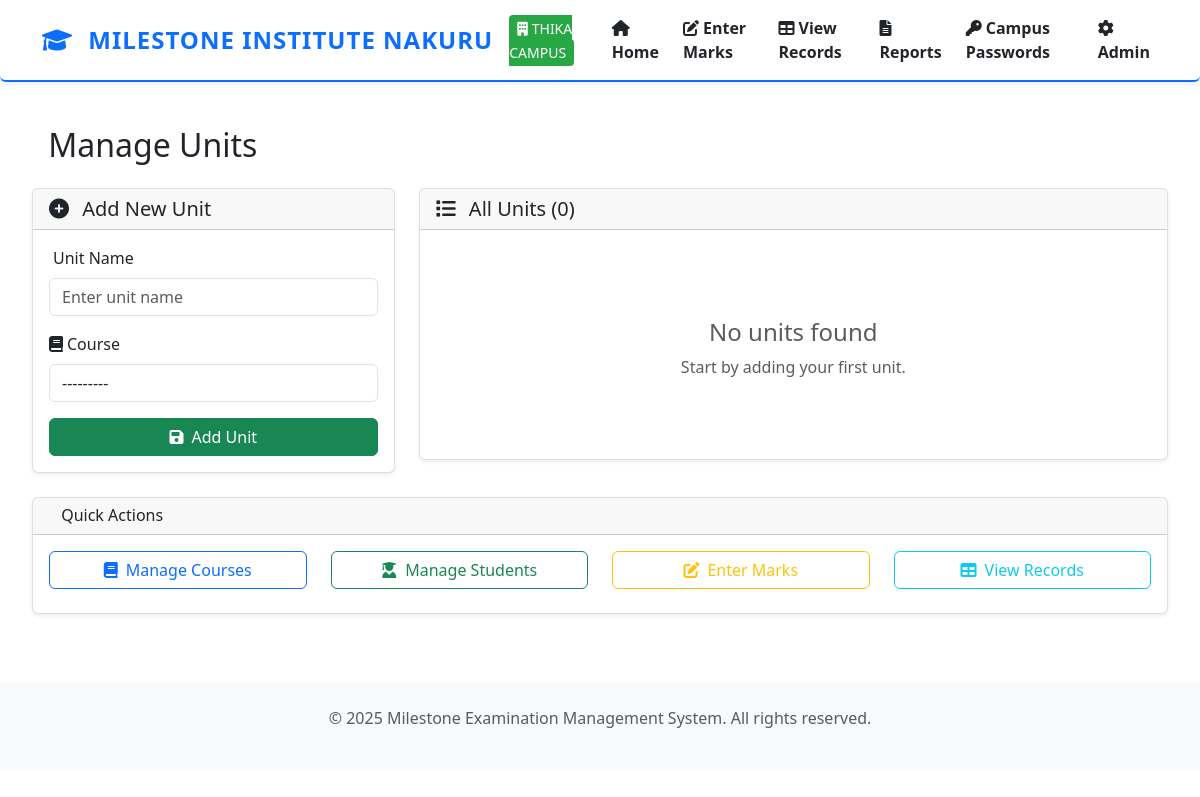
Before: /manage-units/ (signed in) with the older database file.
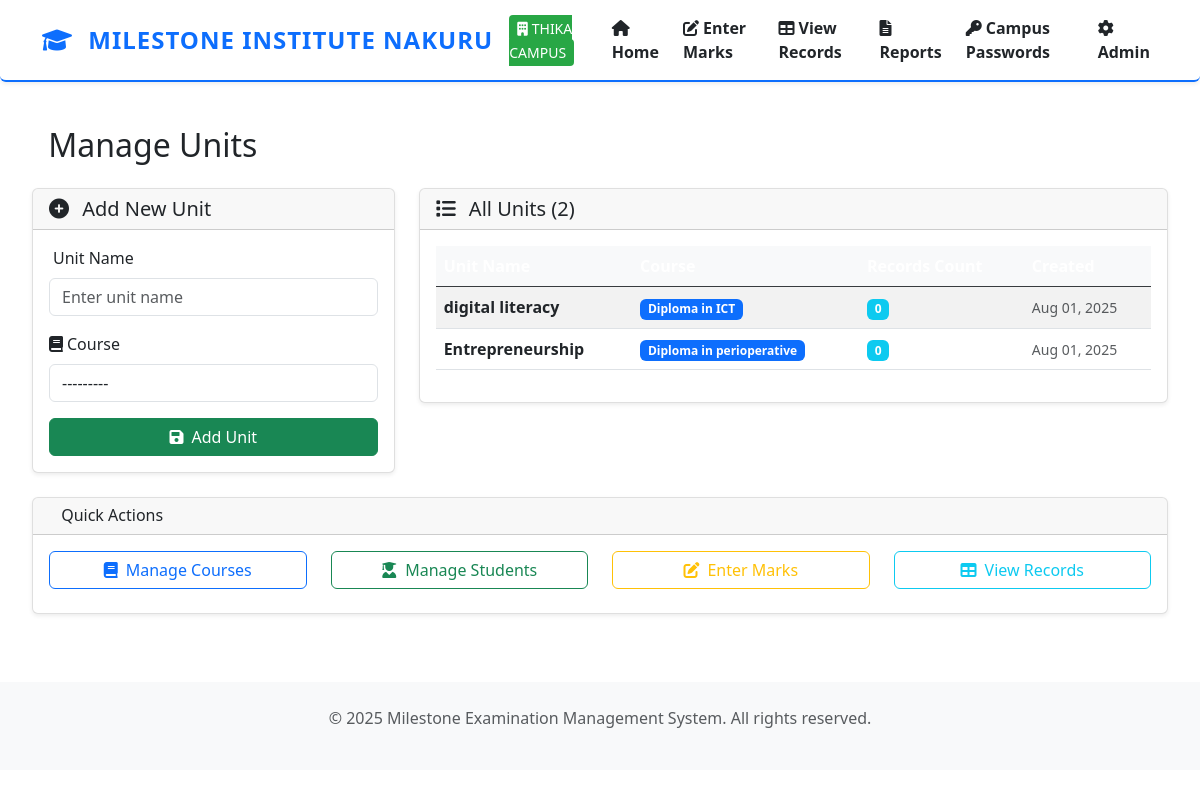
After: the same page with the newer database file.
### exams/models.py (models this page shows, shortened)
class Unit(models.Model):
    name = models.CharField(max_length=100)
    course = models.ForeignKey(Course, on_delete=models.CASCADE, related_name='units')
    created_at = models.DateTimeField(auto_now_add=True)
    updated_at = models.DateTimeField(auto_now=True)
    class Meta:
        unique_together = ['name', 'course']
        ordering = ['course', 'name']

class Course(models.Model):
    name = models.CharField(max_length=100)
    school = models.ForeignKey(School, on_delete=models.CASCADE, related_name='courses', null=True, blank=True)
    created_at = models.DateTimeField(auto_now_add=True)
    updated_at = models.DateTimeField(auto_now=True)
    def __str__(self):
        return self.name
    class Meta:
        ordering = ['name']
        unique_together = ['name', 'school']

### exams/views.py (the view)
# urls.py: path('manage-units/', views.manage_units, name='manage_units'),
def manage_units(request):
    current_campus = get_current_campus(request)
    if not current_campus and not request.user.is_superuser:
        return redirect('exams:campus_select')
    if current_campus:
        units = Unit.objects.select_related('course').filter(course__school__campus=current_campus)
        courses = Course.objects.filter(school__campus=current_campus)
    else:
        if request.user.is_superuser:
            units = Unit.objects.select_related('course').all()
            courses = Course.objects.all()
        else:
            return redirect('exams:campus_select')
    if request.method == 'POST':
        form = UnitForm(request.POST)
        if form.is_valid():
            unit = form.save()
            messages.success(request, 'Unit created successfully!')
            return redirect('exams:manage_units')
    else:
        form = UnitForm()
    if not request.user.is_superuser and current_campus:
        form.fields['course'].queryset = courses
    context = {
        'form': form,
        'units': units,
        'courses': courses,
        'current_campus': current_campus,
    }
    return render(request, 'exams/manage_units.html', context)

### exams/forms.py
class UnitForm(forms.ModelForm):
    class Meta:
        model = Unit
        fields = ['name', 'course']
        widgets = {
            'name': forms.TextInput(attrs={'class': 'form-control', 'placeholder': 'Enter unit name'}),
            'course': forms.Select(attrs={'class': 'form-control'})
        }

### exams/views.py (called while the page is built)
def get_current_campus(request):
    campus_id = request.session.get('campus_id')
    if campus_id:
        return Campus.objects.get(id=campus_id)
    return None

### templates/exams/manage_units.html (shortened to what the changed rows need)
{% extends 'base.html' %}
{% block content %}
<div class="row">
    <div class="col-12">
        <h2 class="mb-4">
            Manage Units
        </h2>
    </div>
</div>
<div class="row">
    <div class="col-lg-8">
        <div class="card">
            <div class="card-header">
                <h5 class="mb-0">
                    <i class="fas fa-list me-2"></i>
                    All Units ({{ units.count }})
                </h5>
            </div>
            <div class="card-body">
                {% if units %}
                    <div class="table-responsive">
                        <table class="table table-striped table-hover">
                            <thead class="table-dark">
                                <tr>
                                    <th>Unit Name</th>
                                    <th>Course</th>
                                    <th>Records Count</th>
                                    <th>Created</th>
                                </tr>
                            </thead>
                            <tbody>
                                {% for unit in units %}
                                <tr>
                                    <td>
                                        <strong>{{ unit.name }}</strong>
                                    </td>
                                    <td>
                                        <span class="badge bg-primary">{{ unit.course.name }}</span>
                                    </td>
                                    <td>
                                        <span class="badge bg-info">{{ unit.exam_records.count }}</span>
                                    </td>
                                    <td>
                                        <small class="text-muted">{{ unit.created_at|date:"M d, Y" }}</small>
                                    </td>
                                </tr>
                                {% endfor %}
                            </tbody>
                        </table>
                    </div>
                {% else %}
                    <div class="text-center py-5">
                        <h4 class="text-muted">No units found</h4>
                        <p class="text-muted">Start by adding your first unit.</p>
                    </div>
                {% endif %}
            </div>
        </div>
    </div>
</div>
{% endblock %}

Changed rows visible on the page:
now on this page (row unchanged): Unit: name "digital literacy", course.name "Diploma in ICT", exam_records.count "0", created_at "Aug 01, 2025"
added Unit: name "Entrepreneurship", course.name "Diploma in perioperative", exam_records.count "0", created_at "Aug 01, 2025"
Other visible differences:
{{ units.count }}: "0" → "2"
text no longer shown: "No units found Start by adding your first unit."
